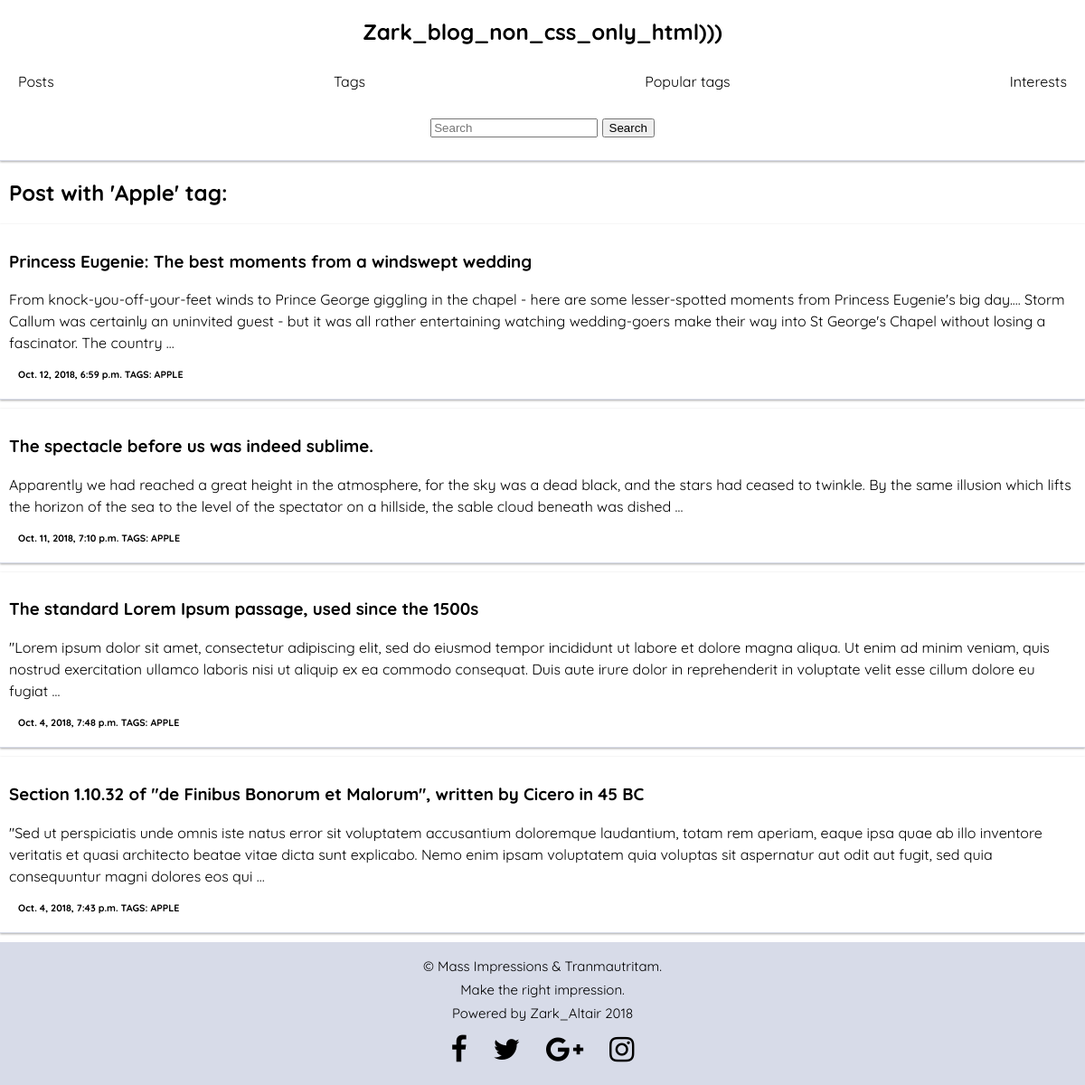
Page /blog/tag/apple/ on the committed database.
### blog/models.py (models this page shows, shortened)
class Tag(models.Model):
	title = models.CharField(max_length=50)
	slug = models.SlugField(max_length=50, unique=True)
	def get_absolute_url(self):
		return reverse('tag_detail_url', kwargs={'slug': self.slug})
	class Meta:
		ordering = ['title']

class Post(models.Model):
	title = models.CharField(max_length=150, db_index=True)
	slug = models.SlugField(max_length=150, blank=True, unique=True)
	body = models.TextField(blank=True, db_index=True)
	tags = models.ManyToManyField('Tag', blank=True, related_name='posts')
	date_pub = models.DateTimeField(auto_now_add=True)
	def get_absolute_url(self):
		return reverse('post_detail_url', kwargs={'slug': self.slug})
	class Meta:
		ordering = ['-date_pub']

### blog/views.py (the view)
# urls.py: path('tag/<str:slug>/', TagDetail.as_view(), name='tag_detail_url'),
class TagDetail(ObjectDetailMixin, View):
	model = Tag
	template = 'blog/tag_detail.html'

### blog/utils.py (called while the page is built)
	def get(self, request, slug):
		obj = get_object_or_404(self.model, slug__iexact=slug)
		return render(request, self.template, context={self.model.__name__.lower(): obj, 'admin_object': obj, 'detail': True})

### blog/templates/blog/tag_detail.html (shortened to what this page needs)
{% extends 'blog/base_blog.html' %}
{% block content %}
	<h2 class="mb-5">Post with '{{ tag.title|title }}' tag:</h2>
	{% for post in tag.posts.all %}
		{% include 'blog/includes/post_card_template.html' %}
	{% endfor %}
{% endblock %}

### blog/templates/blog/base_blog.html (shortened to what this page needs)
{% extends 'base.html' %}

### templates/base.html (shortened to what this page needs)
{% load static %}
<!DOCTYPE html>
<html lang="en">
<head>
	<link rel="stylesheet" type="text/css" href="https://stackpath.bootstrapcdn.com/font-awesome/4.7.0/css/font-awesome.min.css">
	<link rel="stylesheet" href="{% static 'css/styles.css' %}">
</head>
<body>
	<nav class="navbar navbar-expand-lg navbar-light">
		<a class="navbar-brand" href="{% url 'posts_list_url' %}">Zark_blog_non_css_only_html)))</a>
		<div class="collapse navbar">
			<ul class="navbar-nav">
				<li class="nav-item">
					<a class="nav-link" href="{% url 'posts_list_url' %}">Posts</a>
				</li>
				<li class="nav-item">
					<a class="nav-link" href="{% url 'tags_list_url' %}">Tags</a>
				</li>
				<li class="nav-item">
					<a class="nav-link" href="#">Popular tags</a>
				</li>
				<li class="nav-item">
					<a class="nav-link" href="#">Interests</a>
				</li>
			</ul>
			<form class="form-inline my-2 my-lg-0" action="{% url 'posts_list_url' %}">
				<input class="form-control mr-sm-2" type="search" placeholder="Search" aria-label="Search" name="search">
				<button class="btn btn-outline-success my-2 my-sm-0" type="submit">Search</button>
			</form>
		</div>
	</nav>
	<div class="container">
		<div class="row">
			<div class="offset">
				{% block content %}{% endblock %}
			</div>
		</div>
	</div>
	<div class="footer">
		<div class="footer-content">
			<p>&copy; Mass Impressions & Tranmautritam.</p>
			<p>Make the right impression.</p>
			<p>Powered by Zark_Altair 2018</p>
			<div class="social-links">
				<a href="https://facebook.com/zark.altair.18"><i class="fa fa-facebook"></i></a>
				<a href="https://twitter.com/Zark_Altair?lang=ru"><i class="fa fa-twitter"></i></a>
				<a href="https://plus.google.com/u/0/108855306095566416595"><i class="fa fa-google-plus"></i></a>
				<a href="https://instagram.com/zarkaltair/"><i class="fa fa-instagram"></i></a>
			</div>
		</div>
	</div>
</body>
</html>

### blog/templates/blog/includes/post_card_template.html
<div class="card">
	<div class="card-body">
		<h3 class="card-title"><a href="{{ post.get_absolute_url }}" class="btn btn-light">{{ post.title }}</a></h5>
		<p class="card-text">{{ post.body|truncatewords:50 }}</p>
	</div>
	<h6 class="card-footer">
		{{ post.date_pub }}
    	TAGS:
    	{%  for tag in post.tags.all %}
			<a href="{{ tag.get_absolute_url }}">{{ tag.title | upper }}</a>
    	{% endfor %}
	</h6>
</div>

### static/css/styles.css (style rules this page uses)
body { height: 100%; font-family: 'Quicksand', sans-serif; margin: 0; padding: 0; }
a, li, ul { text-decoration: none; list-style-type: none; color: #000000; }
ul { display: flex; padding: 0; }
.navbar { padding: 10px; display: flex; flex-direction: column; justify-content: space-between; align-items: center; border-bottom: 1px solid #d7dbe8; box-shadow: 0 1px 3px rgba(0,0,0,0.12), 0 1px 2px rgba(0,0,0,0.24); }
.navbar a.navbar-brand { font-size: 24px; align-items: center; }
.navbar-brand { padding: 10px; font-size: 22px; font-weight: 900; }
.navbar-nav { margin-top: 0; margin-bottom: 20px; width: 100%; justify-content: space-between; }
.collapse { display: flex; flex-direction: column; justify-content: space-between; align-items: center; width: 100%; margin-bottom: 5px; border: none; box-shadow: none; }
.nav-item { padding: 10px; }
.offset h2 { margin-left: 10px; }
.card { padding: 10px; margin-bottom: 10px; border-bottom: 1px solid #d7dbe8; box-shadow: 0 1px 3px rgba(0,0,0,0.12), 0 1px 2px rgba(0,0,0,0.24); }
.card-text { line-height: 1.5em; }
.card-footer { margin: 10px; }
.footer { background: #d7dbe8; }
.footer-content { padding: 10px 0 10px 0; display: flex; flex-direction: column; justify-content: space-between; align-items: center; }
.footer-content p { font-size: 15px; margin: 0; padding-top: 7px; }
.social-links { padding: 10px; color: #6a6a77; font-size: 2rem; display: inline-block; }
.social-links a { padding: 10px; }

### rows in the picture
Tag: title "Apple", title "APPLE"
Post: title "Princess Eugenie: The best moments from a windswept wedding", body "From knock-you-off-your-feet winds to Prince George giggling in the chapel - here are some lesser-spotted moments from Princess Eugenie's big day.... Storm Callum was certainly an uninvited guest - but it was all rather entertaining watching wedding-goers make their way into St George's Chapel without losing a fascinator. The country …", date_pub "Oct. 12, 2018, 6:59 p.m."
Post: title "The spectacle before us was indeed sublime.", body "Apparently we had reached a great height in the atmosphere, for the sky was a dead black, and the stars had ceased to twinkle. By the same illusion which lifts the horizon of the sea to the level of the spectator on a hillside, the sable cloud beneath was dished …", date_pub "Oct. 11, 2018, 7:10 p.m."
Post: title "The standard Lorem Ipsum passage, used since the 1500s", body "\"Lorem ipsum dolor sit amet, consectetur adipiscing elit, sed do eiusmod tempor incididunt ut labore et dolore magna aliqua. Ut enim ad minim veniam, quis nostrud exercitation ullamco laboris nisi ut aliquip ex ea commodo consequat. Duis aute irure dolor in reprehenderit in voluptate velit esse cillum dolore eu fugiat …", date_pub "Oct. 4, 2018, 7:48 p.m."
Post: title "Section 1.10.32 of \"de Finibus Bonorum et Malorum\", written by Cicero in 45 BC", body "\"Sed ut perspiciatis unde omnis iste natus error sit voluptatem accusantium doloremque laudantium, totam rem aperiam, eaque ipsa quae ab illo inventore veritatis et quasi architecto beatae vitae dicta sunt explicabo. Nemo enim ipsam voluptatem quia voluptas sit aspernatur aut odit aut fugit, sed quia consequuntur magni dolores eos qui …", date_pub "Oct. 4, 2018, 7:43 p.m."
